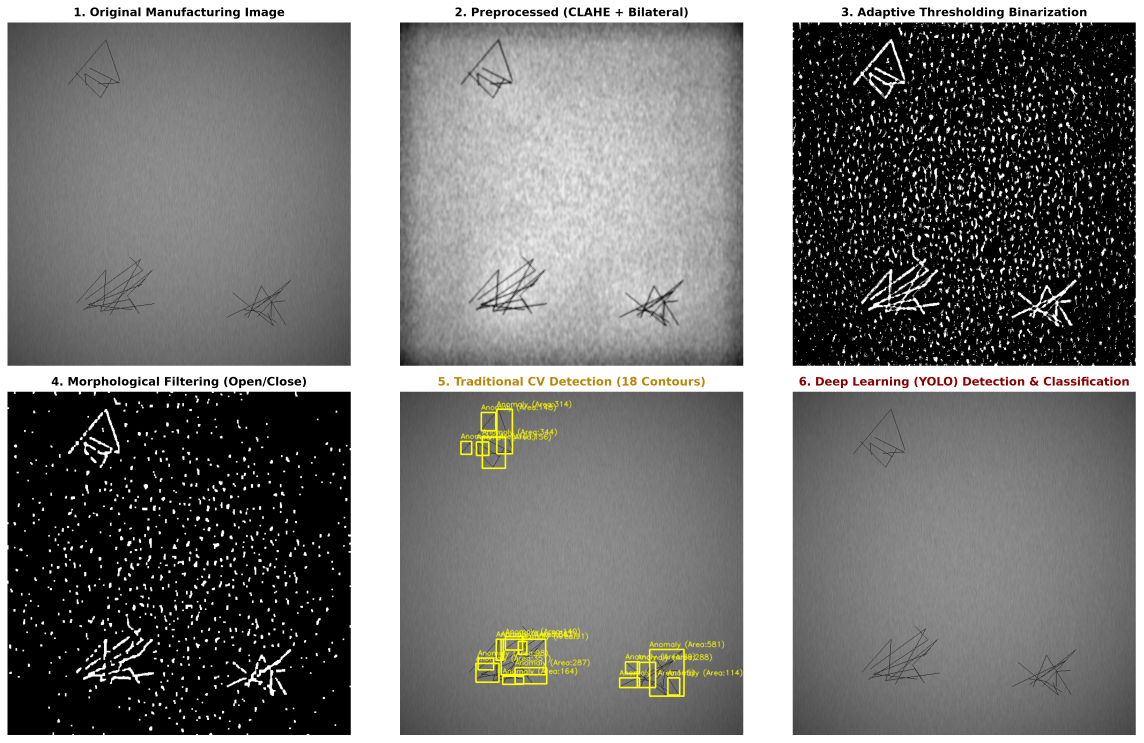
#> input picture results/graphs/traditional_vs_yolo_comparison.png, 4573 x 2970 px (shown at 1/4 size)
$ python -i traditional_baseline.py   (imports and definitions only)
#> lines starting #> are read from the running program, lines starting #| are printed output that depends on the picture; after the words box and inside, x2 and y2 are one past the last pixel; in counts of white or black regions, pixels touching at a corner belong together
"""
=============================================================================
Module: traditional_baseline.py
Project: Defect Detection System Decision Using Computer Vision
Description: Implements a traditional Computer Vision baseline pipeline:
             - Grayscale conversion
             - Gaussian / Bilateral filtering
             - Adaptive Thresholding / Otsu / Canny edge detection
             - Morphological operations & Contour bounding box extraction
             - Side-by-side benchmark comparison against YOLO Deep Learning
=============================================================================
"""

import os
import sys
import glob
import cv2
import numpy as np
import matplotlib.pyplot as plt
from pathlib import Path

def traditional_defect_detection(image_path, min_area=80, max_area=50000):
    """
    Executes traditional CV defect localization using classical image processing.
    Pipeline: Raw -> Grayscale -> Bilateral Blur -> Adaptive Otsu/Canny -> Morph Ops -> Contours.
    """
#> called with min_area = 80, max_area = 50000
    if not os.path.exists(image_path):
        raise FileNotFoundError(f"[ERROR] Image not found: {image_path}")

    raw_bgr = cv2.imread(image_path)
#> raw_bgr is the input picture: shape (2970, 4573, 3); mean B, G, R 117, 118.3, 118.5
    h, w, _ = raw_bgr.shape
#> h = 2970; w = 4573

    # 1. Grayscale conversion
    gray = cv2.cvtColor(raw_bgr, cv2.COLOR_BGR2GRAY)

    # 2. Edge-preserving blur
    blurred = cv2.bilateralFilter(gray, d=7, sigmaColor=50, sigmaSpace=50)

    # 3. Dual Detection: Adaptive Thresholding + Canny Edge Detection
    # Otsu thresholding for intensity blotches/inclusions
    _, thresh = cv2.threshold(blurred, 0, 255, cv2.THRESH_BINARY_INV + cv2.THRESH_OTSU)
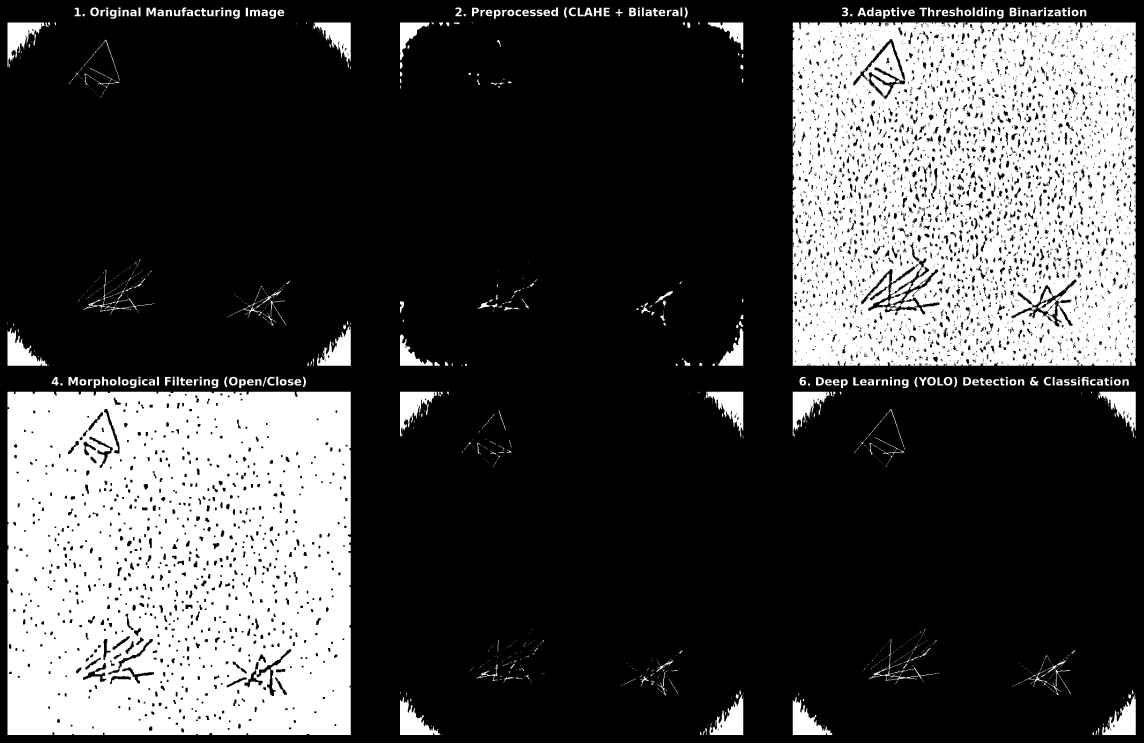
#> thresh: shape (2970, 4573) (shown at 1/4 size); 27.5% white; 1794 white regions (1332 under 20 px), largest, box (x1, y1, x2, y2) and area: (30, 1567, 1403, 2940) 1784788, (3171, 90, 4543, 1463) 1672654, (2823, 1567, 2973, 1748) 11893

    # Canny edge detector for sharp scratches and cracks
    edges = cv2.Canny(blurred, threshold1=40, threshold2=120)
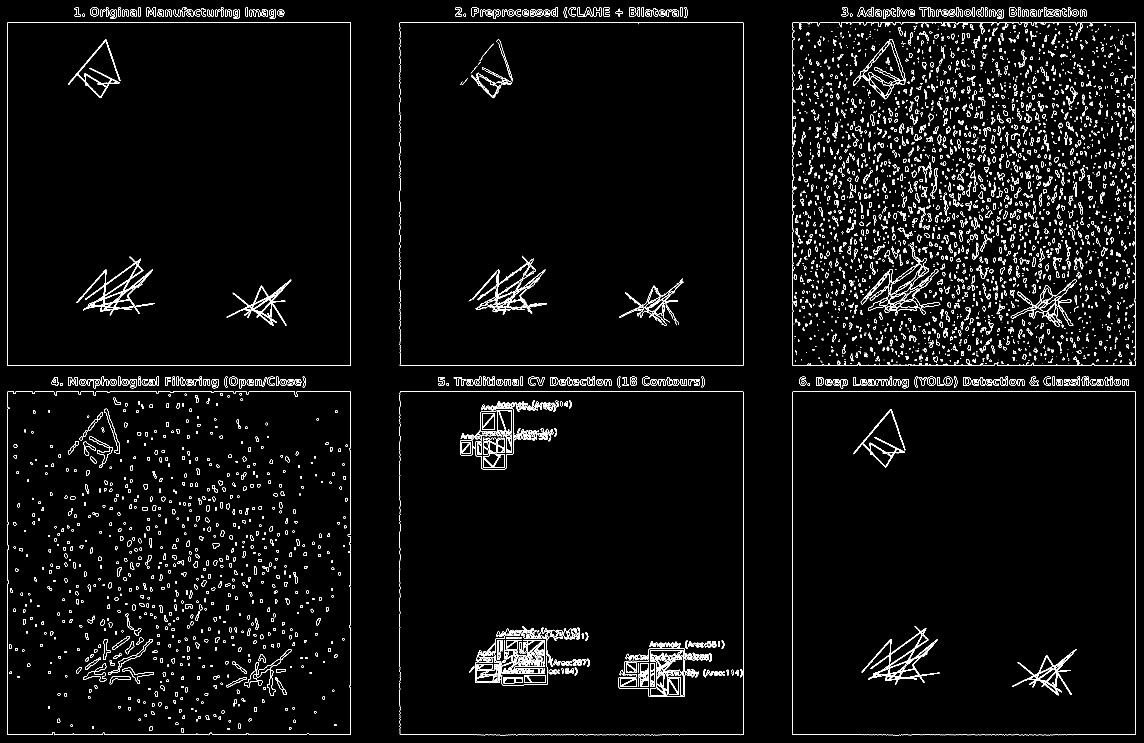
#> edges: shape (2970, 4573) (shown at 1/4 size); 2% white in thin lines or dots

    # Combine thresholded areas and edge maps
    combined_binary = cv2.bitwise_or(thresh, edges)
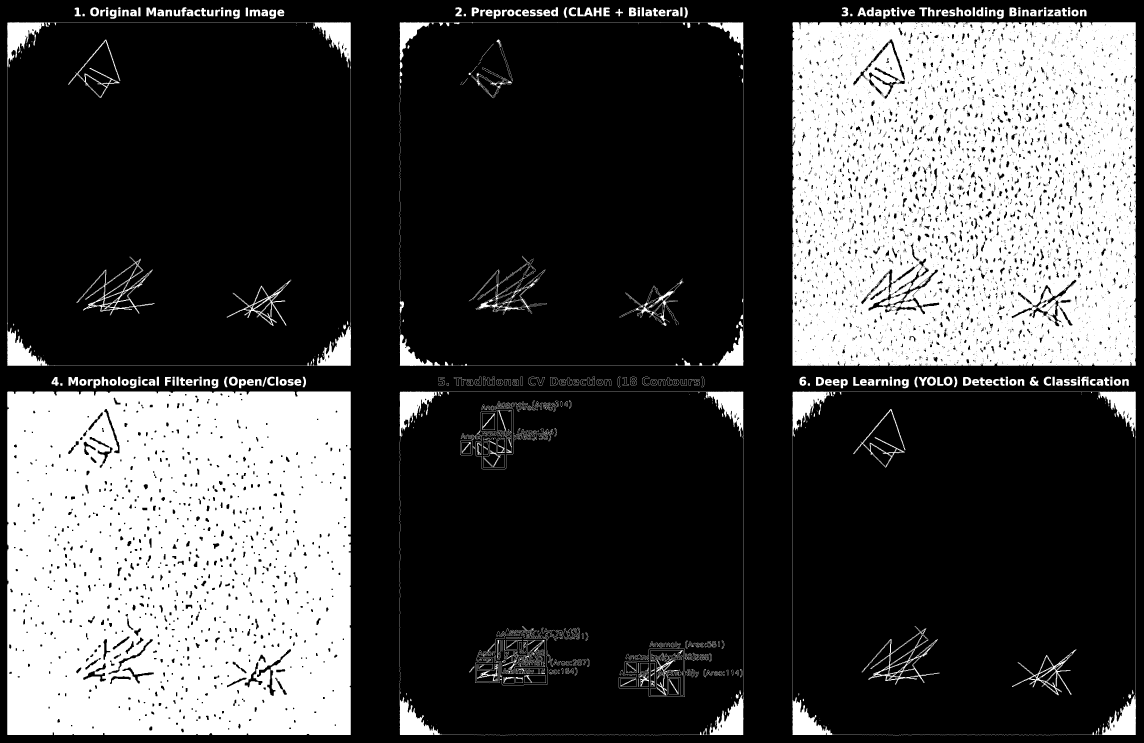
#> combined_binary: shape (2970, 4573) (shown at 1/4 size); 28.9% white; 925 white regions (353 under 20 px), largest, box (x1, y1, x2, y2) and area: (29, 1566, 1404, 2941) 1810571, (3170, 89, 4544, 1464) 1755952, (1599, 1566, 2974, 2941) 51127

    # 4. Morphological operations to bridge broken edges and filter isolated noise
    kernel = cv2.getStructuringElement(cv2.MORPH_RECT, (3, 3))
    morph = cv2.morphologyEx(combined_binary, cv2.MORPH_CLOSE, kernel, iterations=2)
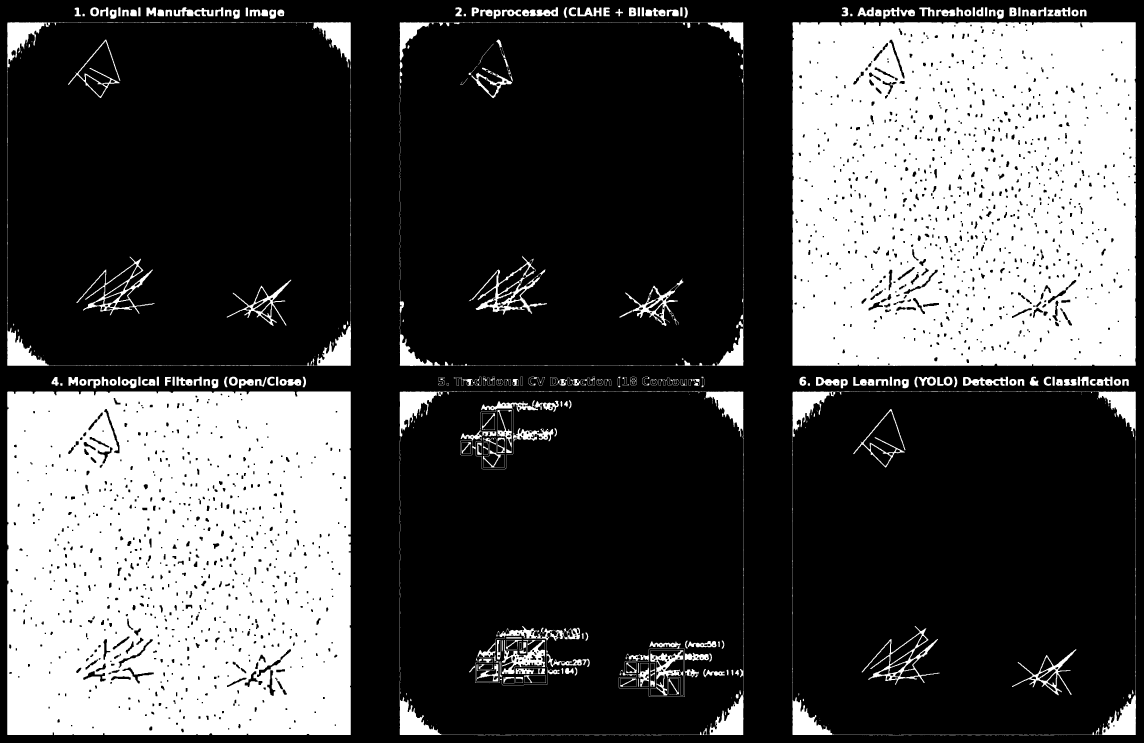
#> morph: shape (2970, 4573) (shown at 1/4 size); 29.9% white; 270 white regions (38 under 20 px), largest, box (x1, y1, x2, y2) and area: (29, 1566, 1404, 2941) 1816518, (3170, 89, 4544, 1464) 1811499, (1599, 1566, 2974, 2941) 54072
    morph = cv2.morphologyEx(morph, cv2.MORPH_OPEN, kernel, iterations=1)
#> morph: shape (2970, 4573); 29.6% white; 442 white regions (58 under 20 px)

    # 5. Find contours
    contours, _ = cv2.findContours(morph, cv2.RETR_EXTERNAL, cv2.CHAIN_APPROX_SIMPLE)
#> contours = 442 contours, 78 with area under 20; largest, box (x1, y1, x2, y2) and area: (29, 1566, 1403, 2940) 1883318, (3170, 89, 4544, 1464) 1881750, (3447, 2504, 3758, 2739) 21014, (306, 1027, 618, 1261) 20979, (1904, 1026, 2188, 1258) 12458

    detected_boxes = []
    annotated_traditional = raw_bgr.copy()

    for cnt in contours:
        area = cv2.contourArea(cnt)
        if min_area < area < max_area:
            x, y, bw, bh = cv2.boundingRect(cnt)
            # Filter border artifacts
            if x <= 2 or y <= 2 or (x + bw) >= w - 2 or (y + bh) >= h - 2:
                continue

            detected_boxes.append((x, y, x + bw, y + bh))
            cv2.rectangle(annotated_traditional, (x, y), (x + bw, y + bh), (0, 0, 255), 2)
            cv2.putText(annotated_traditional, "Defect (CV)", (x, max(15, y - 5)),
                        cv2.FONT_HERSHEY_SIMPLEX, 0.5, (0, 0, 255), 1)
#> this loop made 442 passes
#> (area, x, y, bw, bh) on passes 5, 15, 16, 17, 18, 19, 20, 27, 30, 31, 32, 33: (117, 4383, 2912, 14, 28), (11125, 3170, 2789, 159, 151), (11201, 1599, 2789, 166, 151), (11294, 4408, 2781, 136, 159), (11331, 2838, 2781, 136, 159), (128.5, 4513, 2777, 11, 17), (137.5, 2943, 2777, 11, 17), (322.5, 2601, 2723, 19, 24), (303, 2674, 2714, 42, 63), (274.5, 2481, 2714, 65, 33), (183, 2063, 2708, 29, 10), (293.5, 2014, 2708, 43, 26)
#> area on passes 2, 3, 4, 6, 11, 12: 44, 46.5, 39.5, 59.5, 26, 25
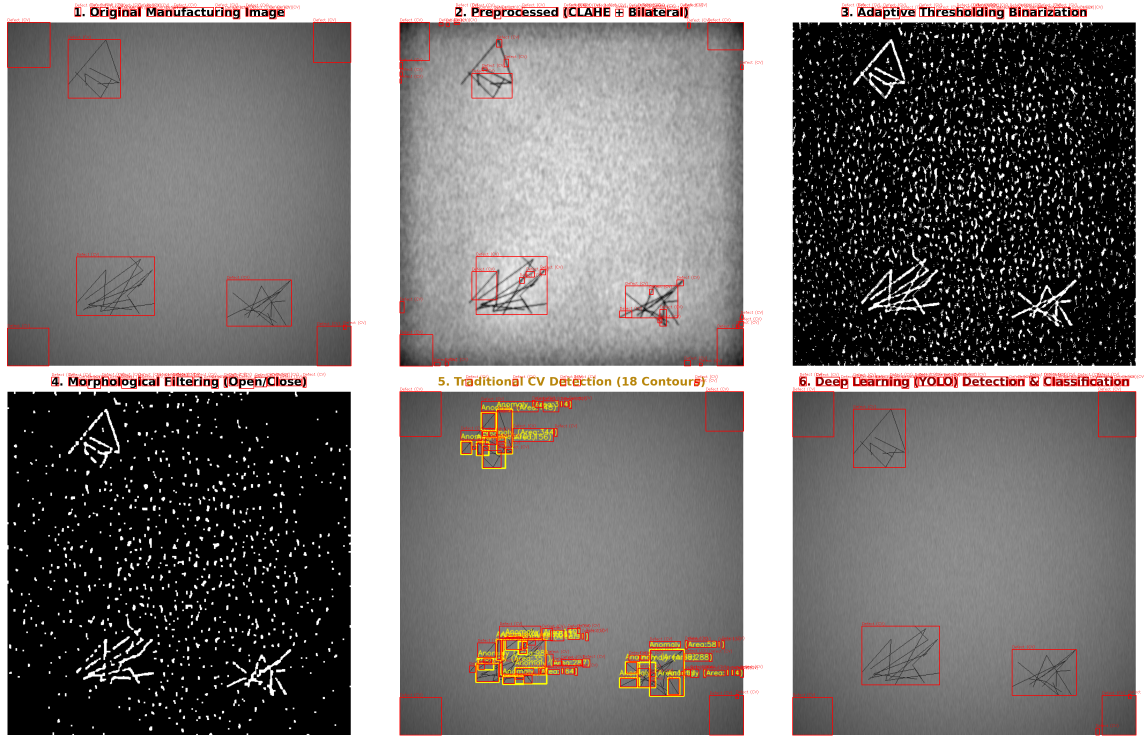
#> annotated_traditional: shape (2970, 4573, 3) (shown at 1/4 size); mean B, G, R 114.7, 115.7, 119.6
#> after the loop, detected_boxes = 261 items, first 6: (4383, 2912, 4397, 2940), (3170, 2789, 3329, 2940), (1599, 2789, 1765, 2940), (4408, 2781, 4544, 2940), (2838, 2781, 2974, 2940), (4513, 2777, 4524, 2794)

    return {
        "raw": raw_bgr,
        "gray": gray,
        "edges": edges,
        "thresh": thresh,
        "morph": morph,
        "annotated": annotated_traditional,
        "boxes": detected_boxes
    }

def generate_comparison_figure(image_path, output_path, yolo_model_path=None):
    """
    Generates a comprehensive visual comparison showing:
    1. Raw Image
    2. Traditional Edge / Binary Map
    3. Traditional Contour Detection Result
    4. YOLO Deep Learning Detection Result
    """
    trad_results = traditional_defect_detection(image_path)
#> trad_results = 7 items

    # Run YOLO if available
    yolo_annotated = trad_results["raw"].copy()
    try:
        from ultralytics import YOLO
        root_dir = Path(__file__).resolve().parent.parent
        model_p = yolo_model_path or str(root_dir / "models" / "best.pt")
        if not os.path.exists(model_p):
            model_p = "yolov8n.pt"
#> (the run stopped early here; a loop or call above may not have finished)
